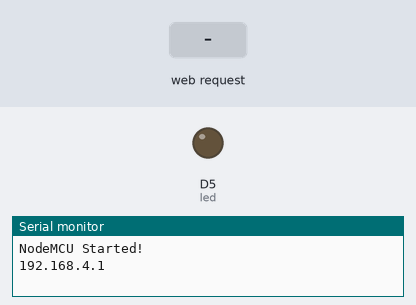
Recording of a sketch running on a simulated ESP8266 (NodeMCU). Shown: output pins drawn as LEDs (lit = HIGH), the last lines printed to the serial monitor. The inputs (shaded band) are chosen by the test bench.

Above: at 1.2 s.
1.3 s: HTTP request GET /ledon received
At 1.6 s:
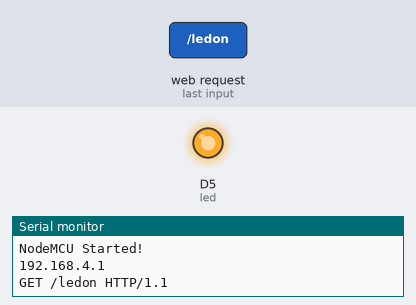
2.8 s: HTTP request GET /ledoff received
At 3.9 s:
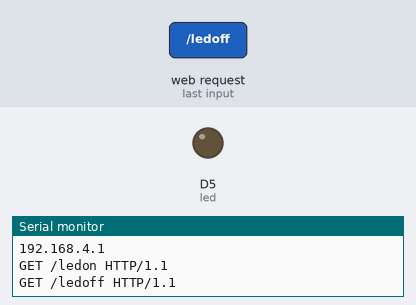
Timing chart, 0 to 5.8 s (numbered marks = the images above; inputs shaded):
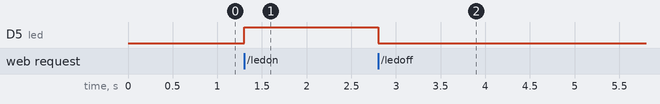

Measured:
- after the input at 1.3 s, D5 (led): LOW → HIGH at once
- after the input at 2.8 s, D5 (led): HIGH → LOW at once

The sketch:

nodemcu_accesspoint.ino
```cpp
#include<ESP8266WiFi.h>

WiFiClient client;
WiFiServer server(80);

#define led D5
void setup() {
  // put your setup code here, to run once:
  Serial.begin(9600);
  WiFi.softAP("NodeMCU", "123456789");
  Serial.println();
  Serial.println("NodeMCU Started!");
  Serial.println(WiFi.softAPIP());
  server.begin();
  pinMode(led,OUTPUT);
}

void loop() {
  // put your main code here, to run repeatedly:
  client = server.available(); //Gets a client that is connected to the server and has data available for reading.
  if(client == 1){
    String request = client.readStringUntil('\n');
    Serial.println(request);
    request.trim(); // to remove garbage values
    if(request == "GET /ledon HTTP/1.1"){
      digitalWrite(led,HIGH);
    }
    if(request == "GET /ledoff HTTP/1.1")
    {
      digitalWrite(led, LOW);
    }

    }
}
```
